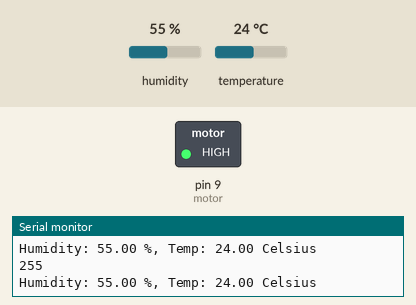
Recording of a sketch running on a simulated Arduino Uno, built with avr-gcc and run on an emulated ATmega328P. Shown: switched loads named in the sketch (green lamp = pin HIGH), the last lines printed to the serial monitor. Dashed ring = blinking. The inputs (shaded band) are chosen by the test bench; at power-on: humidity 55 %, temperature 24 °C.

Above: at 2.8 s.
2.9 s: humidity set to 52 %
8.9 s: humidity set to 49 %
At 11.1 s:
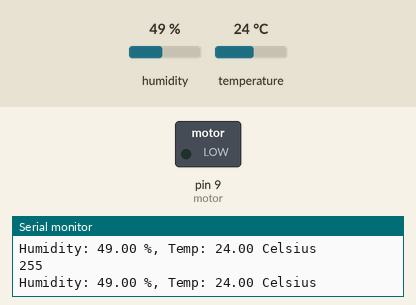
11.6 s: humidity set to 68 %
At 13.6 s:
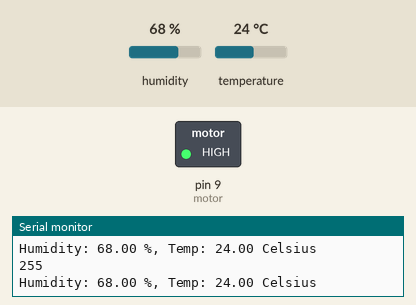
17.6 s: humidity set to 22 %
At 19.0 s:
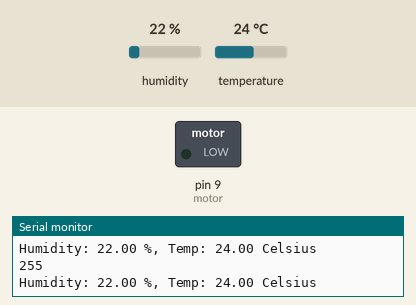
Timing chart, 0 to 20.6 s (numbered marks = the images above; inputs shaded):
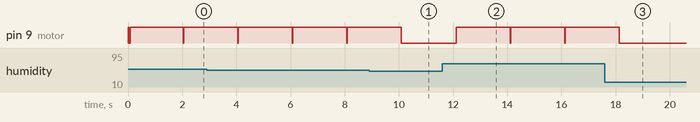

The sketch:

motortesting.ino
```cpp
//Libraries
#include <DHT.h>;

//Constants
#define DHTPIN 7     // what pin we're connected to
#define DHTTYPE DHT22   // DHT 22  (AM2302)
DHT dht(DHTPIN, DHTTYPE); //// Initialize DHT sensor for normal 16mhz Arduino

int motor = 9;
int x = 255;

float hum;  //Stores humidity value
float temp; //Stores temperature value


void setup()
{
  Serial.begin(9600);
  dht.begin();
}

void loop()
{
  analogWrite(motor, 0);
  Serial.println(x);

  //Read data and store it to variables hum and temp
  hum = dht.readHumidity();
  temp= dht.readTemperature();
  //Print temp and humidity values to serial monitor

  if(hum>50){
    analogWrite(motor, x);
  }
  Serial.print("Humidity: ");
  Serial.print(hum);
  Serial.print(" %, Temp: ");
  Serial.print(temp);
  Serial.println(" Celsius");

}
```

Measured:
- the behaviour switches between 51 and 50 % on humidity (found by bisection; images 0 and 1)
- after the input at 8.9 s, pin 9 (motor): goes on until 10.1 s, then stays LOW
- after the input at 11.6 s, pin 9 (motor): alternates HIGH for 2.0 s and LOW for 0.01 s, starting after 0.51 s
- after the input at 17.6 s, pin 9 (motor): goes on until 18.1 s, then stays LOW
- by itself, pin 9 (motor): alternates HIGH for 2.0 s and LOW for 0.01 s
